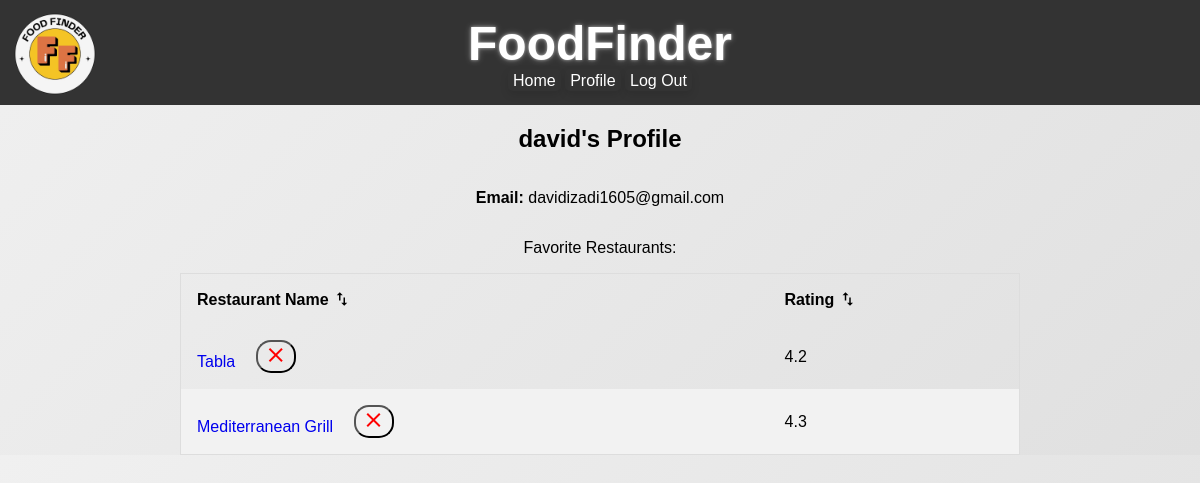
Page /profile/ (signed in) on the committed database.
### FoodFinder/models.py (models this page shows)
class Restaurant(models.Model):
    place_id = models.CharField(max_length=255)
    name = models.CharField(max_length=255)
    rating = models.CharField(max_length=255)
    favorites = models.ManyToManyField(User, blank=True, related_name='favorites', default=None)

### FoodFinder/views.py (the view)
# urls.py: path('profile/', profile_view, name='profile'),  # Add the profile URL here
@login_required
def profile_view(request):
    fav_restaurant = Restaurant.objects.filter(favorites=request.user)
    return render(request, 'profile.html', {
        'user': request.user,
        'fav_restaurant': fav_restaurant,
    })

### FoodFinder/templates/profile.html (shortened to what this page needs)
{% extends "base.html" %}
{% load static %}
{% block css %}
<link rel="stylesheet" href="{% static 'log.css' %}">
{% endblock %}
{% block content %}
<div class="content">
    <h2>{{ user.username }}'s Profile</h2>
    <p><strong>Email:</strong>
        {% if user.email %}
            {{ user.email }}
        {% elif user.socialaccount_set.exists %}
            {{ user.socialaccount_set.first.extra_data.email }}
        {% else %}
            No email available
        {% endif %}
    </p>
    <p>Favorite Restaurants:</p>
    <table id="myTable">
        <thead>
            <tr>
                <th class="sortable" onclick="sortTable(0)">Restaurant Name <i class="material-icons" style="vertical-align:-3.5px; font-size:18px;">swap_vert</i> </th>
                <th class="sortable" onclick="sortTable(1)">Rating <i class="material-icons" style="vertical-align:-3.5px; font-size:18px;">swap_vert</i>  </th>
            </tr>
        </thead>
        <tbody>
            {% for restaurant in fav_restaurant %}
                <tr style="height: 55px;">
                    <td>
                        <a href="{% url 'home_logged_in' %}?restaurant_name={{ restaurant.name|urlencode }}">
                            {{ restaurant.name }}
                        </a>
                        <form method="post" action="{% url 'unfavorite_restaurant' %}" style="background: none; border: none; box-shadow: none; display: inline;">
                            <button  class="favorite-button" style="cursor:pointer; background: none; color: red;">
                                <i class="material-icons">close</i>
                            </button>
                        </form>
                    </td>
                        <td> {{ restaurant.rating }} </td>
                </tr>
            {% endfor %}
        </tbody>
    </table>
</div>
{% endblock %}

### static/log.css (style rules this page uses)
body { font-family: 'Poppins', sans-serif; margin: 0; padding: 0; background: linear-gradient(135deg, #f0f0f0, #e0e0e0); }
.content { display: flex; flex-grow: 1; justify-content: center; align-items: center; flex-direction: column; text-align: center; }
form { background: white; border-radius: 10px; box-shadow: 0 4px 20px rgba(0, 0, 0, 0.1); padding: 1rem; max-width: 400px; width: 100%; text-align: center; transition: transform 0.3s ease-in-out, box-shadow 0.3s ease-in-out; margin: 0 auto; }
a { text-decoration: none; }
button { border-radius: 15px; }
table { border-spacing: 0; width: 70%; border: 1px solid #ddd; }
th.sortable { cursor: pointer; }
th, td { text-align: left; padding: 16px; }
tr:nth-child(even) { background-color: #f2f2f2 }

### rows in the picture
Restaurant: name "Tabla", rating "4.2"
Restaurant: name "Mediterranean Grill", rating "4.3"

### other values in the picture
{{ user.username }} "david"
{{ user.email }} "davidizadi1605@gmail.com"
